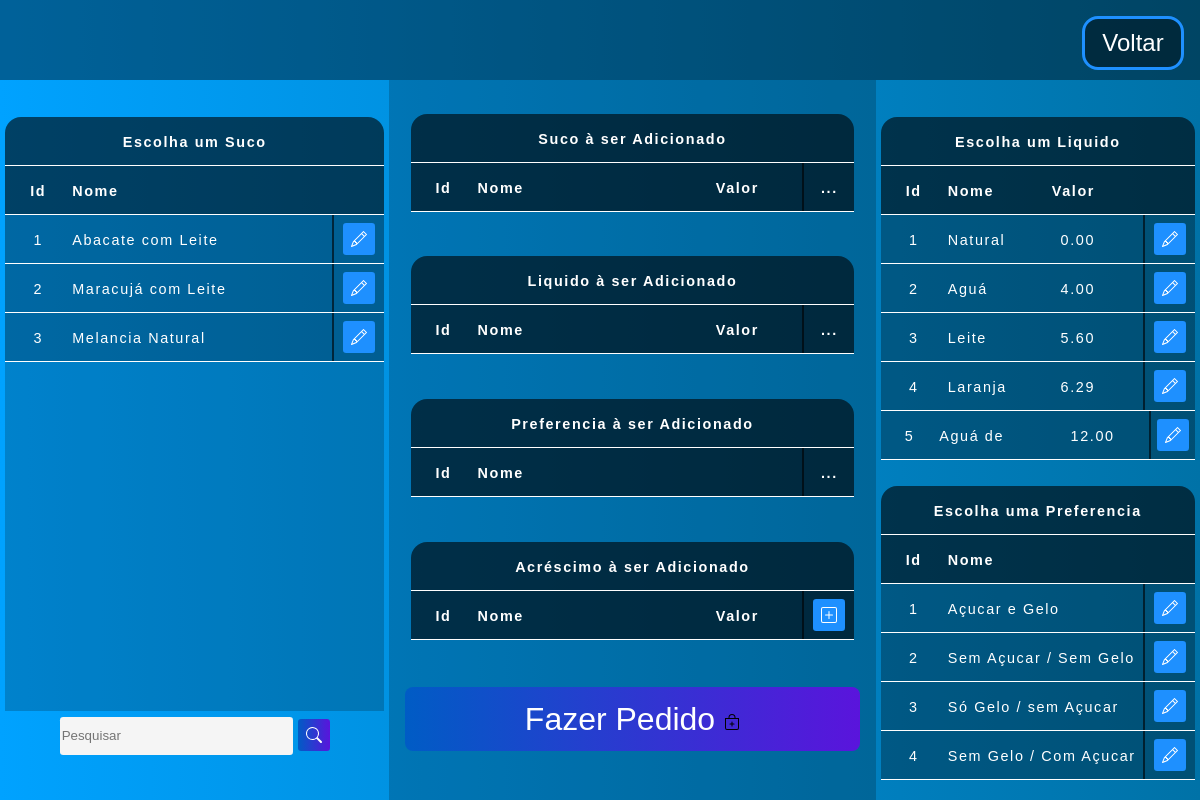
/Public/Pedir.php, run on the app's committed database.
### tables this page shows
CREATE TABLE `04_select_sucos` (
  `id` int(11) NOT NULL AUTO_INCREMENT,
  `trading_name` varchar(100) NOT NULL,
  `ingredientes` varchar(100) NOT NULL,
  `id_fk_fruta_1` int(11) NOT NULL,
  `id_fk_peso_1` int(11) NOT NULL,
  `id_fk_fruta_2` int(11) DEFAULT NULL,
  `id_fk_peso_2` int(11) DEFAULT NULL,
  `id_fk_fruta_3` int(11) DEFAULT NULL,
  `id_fk_peso_3` int(11) DEFAULT NULL,
  `id_fk_fruta_4` int(11) DEFAULT NULL,
  `id_fk_peso_4` int(11) DEFAULT NULL,
  `id_fk_fruta_5` int(11) DEFAULT NULL,
  `id_fk_peso_5` int(11) DEFAULT NULL,
  `id_fk_liquido` int(11) NOT NULL,
  `id_fk_peso_liquido` int(11) NOT NULL,
  PRIMARY KEY (`id`)
);

CREATE TABLE `03_select_liquidos` (
  `id` int(11) NOT NULL,
  `nome` varchar(45) NOT NULL,
  `valor` decimal(4,2) NOT NULL,
  `estoque` decimal(5,3) NOT NULL,
  PRIMARY KEY (`id`)
);

CREATE TABLE `05_select_preferencias` (
  `id` int(11) NOT NULL,
  `nome` varchar(100) NOT NULL,
  PRIMARY KEY (`id`)
);

### Public/Templates/Table_Select_Liquidos.php (the view)
<?php
    include_once('../config.php');
    $table = '03_Select_liquidos';
    $sql = "SELECT * FROM $table";
    $result = $conexao->query($sql);
    $table_Insert = '10_pre_venda_liquido';
?>
<table class="table" id="table_select_liquidos">
    <thead>
        <tr>
            <th class="title_table" >Escolha um Liquido</th>
        </tr>
        <tr>
            <th class="id"          >Id     </th>
            <th class="nome"        >Nome   </th>
            <th class="valor"       >Valor   </th>
            <th class="preenche_tam" ></th>
        </tr>
    </thead>
    <tbody>
        <?php
        if($result->num_rows > 0)
            while($user_data = mysqli_fetch_assoc($result)) {
                    $fruta_nome = $user_data['nome'];
                    $fruta_valor = $user_data['valor'];
                    echo "<tr>";
                    echo "<td class='id'>".$user_data['id']."</td>";
                    echo "<td class='nome'>".$fruta_nome."</td>";
                    echo "<td class='valor'>".$fruta_valor."</td>";
                    echo    "<td class='preenche'></td>";
                    echo "<td class='botao'>
                    <a href='tools/601_Tools_Add_Pre_Liquido.php?table_Select=$table&id_Select=$user_data[id]&table_Insert=$table_Insert' title='Marcar' id='btn-primary'>
                        <svg xmlns='http://www.w3.org/2000/svg' width='16' height='16' fill='currentColor' class='bi bi-pencil' viewBox='0 0 16 16'>
                            <path d='M12.146.146a.5.5 0 0 1 .708 0l3 3a.5.5 0 0 1 0 .708l-10 10a.5.5 0 0 1-.168.11l-5 2a.5.5 0 0 1-.65-.65l2-5a.5.5 0 0 1 .11-.168l10-10zM11.207 2.5 13.5 4.793 14.793 3.5 12.5 1.207 11.207 2.5zm1.586 3L10.5 3.207 4 9.707V10h.5a.5.5 0 0 1 .5.5v.5h.5a.5.5 0 0 1 .5.5v.5h.293l6.5-6.5zm-9.761 5.175-.106.106-1.528 3.821 3.821-1.528.106-.106A.5.5 0 0 1 5 12.5V12h-.5a.5.5 0 0 1-.5-.5V11h-.5a.5.5 0 0 1-.468-.325z'/>
                        </svg>
                        </a>
                        </td>";
                    echo "</tr>";
            }
            ?>
    </tbody>
</table>

### Public/Templates/04_Table_Select_Sucos.php (shortened to what this page needs)
<?php
    include_once('../config.php');
    $table = '04_select_sucos';
    if(!empty($_GET['search']))
    {
        $data = $_GET['search'];
        $sql = "SELECT * FROM $table WHERE id LIKE '%$data%' or nome LIKE '%$data%' ORDER BY id ";
    }
    else
    {
        $sql = "SELECT * FROM $table";
    }
    $result = $conexao->query($sql);
    $table_Select = $table;
    $table_Insert = '09_pre_venda_suco';
?>
<div class="col_100vh">
<div class="container_col">
    <div class="col_2rem"></div>
    <table id="table_select_sucos">
        <thead>
            <tr>
                <th class="title_table" >Escolha um Suco</th>
            </tr>
            <tr>
                <th class="id"      >Id</th>
                <th class="nome"    >Nome</th>
                <th class="preenche_tam"    ></th>
            </tr>
        </thead>
        <tbody>
            <?php
                while($user_data = mysqli_fetch_assoc($result)) {
                    echo    "<tr>";
                    echo    "<td class='id'>".$user_data['id']."</td>";
                    echo    "<td class='nome'>".$user_data['trading_name']."</td>";
                    echo    "<td class='preenche'></td>";
                    echo    "<td class='botao'>
                                <a href='tools/600_Tools_Add_Pre_Suco.php?table_Select=$table_Select&id_Select=$user_data[id]&table_Insert=$table_Insert' title='Marcar' id='btn-primary'>
                                    <svg xmlns='http://www.w3.org/2000/svg' width='16' height='16' fill='currentColor' class='bi bi-pencil' viewBox='0 0 16 16'>
                                        <path d='M12.146.146a.5.5 0 0 1 .708 0l3 3a.5.5 0 0 1 0 .708l-10 10a.5.5 0 0 1-.168.11l-5 2a.5.5 0 0 1-.65-.65l2-5a.5.5 0 0 1 .11-.168l10-10zM11.207 2.5 13.5 4.793 14.793 3.5 12.5 1.207 11.207 2.5zm1.586 3L10.5 3.207 4 9.707V10h.5a.5.5 0 0 1 .5.5v.5h.5a.5.5 0 0 1 .5.5v.5h.293l6.5-6.5zm-9.761 5.175-.106.106-1.528 3.821 3.821-1.528.106-.106A.5.5 0 0 1 5 12.5V12h-.5a.5.5 0 0 1-.5-.5V11h-.5a.5.5 0 0 1-.468-.325z'/>
                                    </svg>
                                </a>
                            </td>";
                    echo    "</tr>";
                }
            ?>
        </tbody>
    </table>
    <div class="box-search">
        <input type="search" class="form-control w-25" placeholder="Pesquisar" id="pesquisar">
            <a onclick="searchData()" id="btn-pesquisar" >
            </a>
    </div>
    </div>
</div>

### Public/Templates/Table_Select_Preferencias.php
<?php
    include_once('../config.php');
    $table = '05_Select_preferencias';
    $sql = "SELECT * FROM $table";
    $result = $conexao->query($sql);
    $table_Insert = '11_pre_venda_preferencia';
?>
<table class="table" id="table_select_preferencias">
    <thead>
        <tr>
            <th class="title_table" >Escolha uma Preferencia</th>
        </tr>
        <tr>
            <th class="id"      >Id         </th>
            <th class="nome"   >Nome      </th>
            <th class="preenche_tam"   >   </th>
        </tr>
    </thead>
    <tbody>
        <?php
            while($user_data = mysqli_fetch_assoc($result)) {
                    echo "<tr>";
                    echo "<td class='id'>".$user_data['id']."</td>";
                    echo "<td class='nome'>".$user_data['nome']."</td>";
                    echo    "<td class='preenche'></td>";
                    echo "<td class='botao'>
                    <a href='tools/602_Tools_Add_Pre_Preferencia.php?table_Select=$table&id_Select=$user_data[id]&table_Insert=$table_Insert' title='Marcar' id='btn-primary'>
                        <svg xmlns='http://www.w3.org/2000/svg' width='16' height='16' fill='currentColor' class='bi bi-pencil' viewBox='0 0 16 16'>
                            <path d='M12.146.146a.5.5 0 0 1 .708 0l3 3a.5.5 0 0 1 0 .708l-10 10a.5.5 0 0 1-.168.11l-5 2a.5.5 0 0 1-.65-.65l2-5a.5.5 0 0 1 .11-.168l10-10zM11.207 2.5 13.5 4.793 14.793 3.5 12.5 1.207 11.207 2.5zm1.586 3L10.5 3.207 4 9.707V10h.5a.5.5 0 0 1 .5.5v.5h.5a.5.5 0 0 1 .5.5v.5h.293l6.5-6.5zm-9.761 5.175-.106.106-1.528 3.821 3.821-1.528.106-.106A.5.5 0 0 1 5 12.5V12h-.5a.5.5 0 0 1-.5-.5V11h-.5a.5.5 0 0 1-.468-.325z'/>
                        </svg>
                        </a>
                        </td>";
                    echo "</tr>";
            }
            ?>
    </tbody>
</table>

### Public/Static_1/css/Tela.css (style rules this page uses)
html { width: 100vw; height: 100vh; }
a { text-decoration: none; }
#btn-primary, #btn-danger, #btn-pesquisar { display:inline-block; color:white; background-color: dodgerblue; cursor: pointer; width: 2rem; height: 2rem; line-height: 2.4rem; border-radius: 0.2rem; text-align: center; position: relative; top: 0.15em; }
#btn-pesquisar { background-image: linear-gradient(to right,rgb(0, 92, 197), rgb(90, 20, 220)); }
.box-search { width: 100%; text-align: center; }
.form-control { background-color: whitesmoke; border-radius: 0.2rem; border: none; width: 60%; height: 2.4rem; }

### Public/Static_1/css/Table.css (style rules this page uses)
.title_table { width: 100%; }
table { border-radius: 1rem 1rem 0 0; padding: 0.2rem; letter-spacing: 0.1rem; font-size: 0.9rem; color:white; text-align: center; width: 100%; }
thead { background: rgba(0, 0, 0, 0.6); display: inline-block; width: 100%; border-radius: 1rem 1rem 0 0; }
tbody { display: inline-block; width: 100%; overflow:auto; max-height: 68vh; }
tr { display: flex; flex-flow: row; width: 100%; height: 3rem; line-height:3rem; font-family: Arial, Helvetica, sans-serif; border-bottom:0.12rem solid white; float:left; }
tbody tr { background: rgba(0, 0, 0, 0.3); }
tr .id { flex-grow: 0; flex-basis: 4rem; }
tr .nome { text-align: left; flex-grow: 1; flex-basis: auto; }
tr .valor { flex-grow: 0; flex-basis: 8rem; }
tr .preenche { background: rgba(0, 0, 0, 0.6); }
tr .preenche_tam { flex-grow: 0; flex-basis: 3.4rem; }
tr .botao { flex-grow: 0; flex-basis: 3rem; }
#table_select_sucos tbody tr { background: rgba(0, 0, 0, 0.2); }
#table_select_sucos tbody, #table_select_liquidos tbody, #table_select_preferencias tbody, #table_select_acrescimos tbody { max-height: 62vh; }
#table_select_sucos tbody { height: 62vh; background: rgba(0, 0, 0, 0.2); }

### Public/Static_1/css/Container.css (style rules this page uses)
.container_col { display: flex; flex-flow: column; width: 100%; height: 100%; float:left; }
.container_col .col_2rem { flex-grow: 0; flex-basis: 2rem; }
.container_col .col_100vh { flex-grow: 0; flex-basis: 84vh; }

### data on the page
04_select_sucos: id "1", trading_name "Abacate com Leite"
04_select_sucos: id "2", trading_name "Maracujá com Leite"
04_select_sucos: id "3", trading_name "Melancia Natural"
03_select_liquidos: id "1", nome "Natural", valor "0.00"
03_select_liquidos: id "2", nome "Aguá", valor "4.00"
03_select_liquidos: id "3", nome "Leite", valor "5.60"
03_select_liquidos: id "4", nome "Laranja", valor "6.29"
03_select_liquidos: id "5", nome "Aguá de…", valor "12.00"
05_select_preferencias: id "1", nome "Açucar e Gelo"
05_select_preferencias: id "2", nome "Sem Açucar / Sem Gelo"
05_select_preferencias: id "3", nome "Só Gelo / sem Açucar"
05_select_preferencias: id "4", nome "Sem Gelo / Com Açucar"
